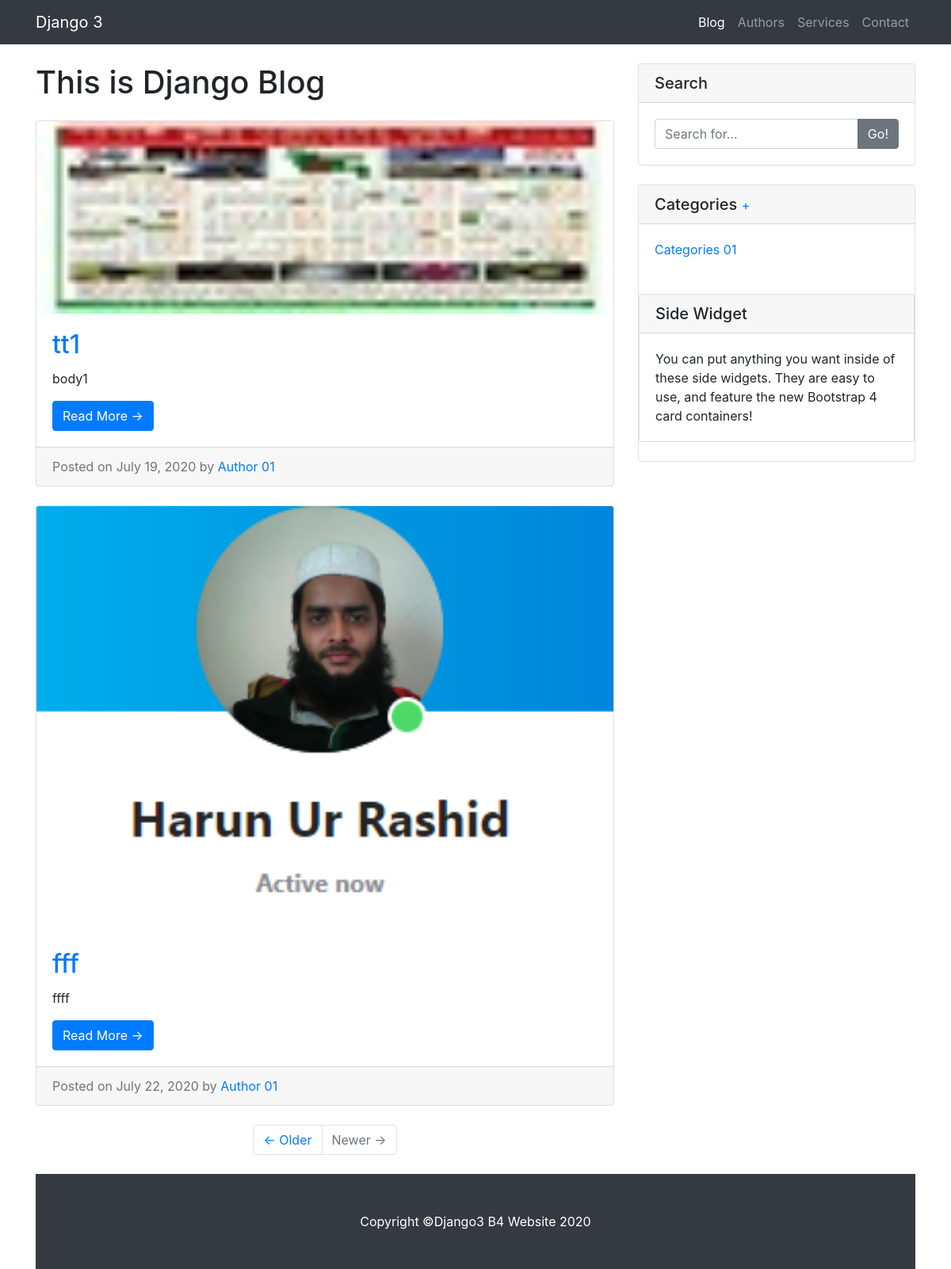
The app's page /blog/posts with its own data.
### blog/models.py (models this page shows, shortened)
class Post(models.Model):
    title = models.CharField(max_length=150)
    category = models.ForeignKey(Category, on_delete=models.SET_NULL, blank=True, null=True)
    author = models.ForeignKey(Author, on_delete=models.CASCADE)
    view_count = models.IntegerField(default=0)
    description = models.TextField()
    image = models.ImageField(blank=True, null=True, upload_to='post')
    created_at = models.DateField(auto_now_add=True)
    updated_at = models.DateField(auto_now=True)

class Author(models.Model):
    name = models.CharField(max_length=50)
    def __str__(self):
        return self.name

class Category(models.Model):
    name = models.CharField(max_length=250)

### blog/views.py (the view)
# urls.py: path('posts', post_list, name='post-list'),
def post_list(request):
    posts = Post.objects.all()
    category = Category.objects.all()
    context = {
        'post_list': posts,
        'category_list': category
    }
    return render(request,'blog/post_list_new.html', context)

### templates/blog/post_list_new.html
  {% extends 'base-blog.html' %}
{% block content %}
  <div class="container">
    <div class="row">
      <div class="col-md-8">
        <h1 class="my-4">This is Django Blog
        </h1>
{% for post in post_list %}
        <div class="card mb-4">
          <img class="card-img-top" src="{% if post.image %}{{ post.image.url }}{% endif %}" alt="Card image cap">
          <div class="card-body">
            <h2 class="card-title"><a href="{% url 'post-detail' post.id %}">{{post.title}}</a></h2>
            <p class="card-text">{{post.description}}</p>
            <a href="{% url 'post-detail' post.id %}" class="btn btn-primary">Read More &rarr;</a>
          </div>
          <div class="card-footer text-muted">
            Posted on {{post.created_at}} by
            <a href="{% url 'author-post' post.author %}">{{post.author}}</a>
          </div>
        </div>
 {% endfor %}
        <ul class="pagination justify-content-center mb-4">
          <li class="page-item">
            <a class="page-link" href="#">&larr; Older</a>
          </li>
          <li class="page-item disabled">
            <a class="page-link" href="#">Newer &rarr;</a>
          </li>
        </ul>
      </div>
      <div class="col-md-4">
        <div class="card my-4">
          <h5 class="card-header">Search</h5>
          <div class="card-body">
            <div class="input-group">
              <input type="text" class="form-control" placeholder="Search for...">
              <span class="input-group-append">
                <button class="btn btn-secondary" type="button">Go!</button>
              </span>
            </div>
          </div>
        </div>
        <div class="card my-4">
          <h5 class="card-header">Categories <small><a href="{% url 'category-add' %}">+</a></small></h5>
          <div class="card-body">
            <div class="row">
              <div class="col-lg-6">
                <ul class="list-unstyled mb-0">
                  {% for cat in category_list %}
                  <li>
                    <a href="{% url 'category-post' cat.name %}">{{cat.name}}</a>
                  </li>
                   {% endfor %}
                 </ul>
              </div>
          </div>
        </div>
        <div class="card my-4">
          <h5 class="card-header">Side Widget</h5>
          <div class="card-body">
            You can put anything you want inside of these side widgets. They are easy to use, and feature the new Bootstrap 4 card containers!
          </div>
        </div>
      </div>
    </div>
  </div>
{% endblock %}

### statics/css/blog-post.css (style rules this page uses)
body { padding-top: 56px; }
.card-img-top { flex-grow: 1 !important; object-fit:contain !important; }
.card-body { flex-grow:0 !important; }

### records on screen
Post: image (picture), title "tt1", description "body1", created_at "July 19, 2020", author "Author 01"
Post: image (picture), title "fff", description "ffff", created_at "July 22, 2020", author "Author 01"
Category: name "Categories 01"
